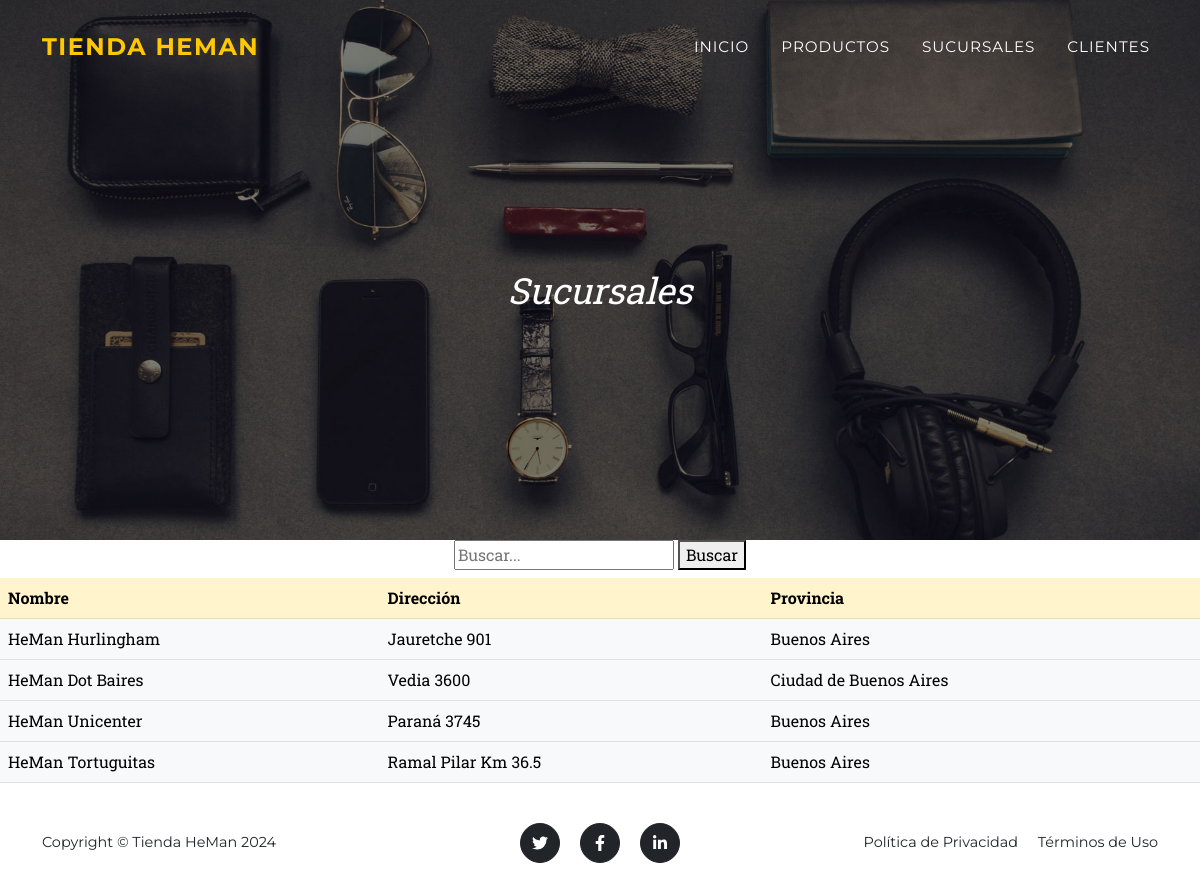
The app's page /sucursales/ with its own data.
### app_tienda/models.py (models this page shows, shortened)
class Sucursal(models.Model):
    nombre = models.CharField(max_length=100)
    direccion = models.CharField(max_length=100)
    provincia = models.CharField(max_length=100)

### app_tienda/views.py (the view)
# urls.py: path('sucursales/', sucursales, name="sucursales"),
def sucursales(request):
    query = request.GET.get("q")
    if query:
        sucursales = Sucursal.objects.filter(nombre__icontains=query)
    else:
        sucursales = Sucursal.objects.all()
    return render(request,"app_tienda/sucursal.html",{"sucursales":sucursales})

### app_tienda/templates/app_tienda/sucursal.html (shortened to what this page needs)
{% extends 'app_tienda/base.html' %}
{% load static %}
{% block content %}
<header class="masthead">
    <div class="container">
        <div class="masthead-subheading">Sucursales</div>
    </div>
</header>
<div class="d-flex flex-column align-items-center mb-2">
  <form action="" method="GET">
    <input type="text" name="q" placeholder="Buscar..." required>
    <button type="submit">Buscar</button>
  </form>
</div>
<table class="table">
    <thead>
      <tr class="table-warning">
        <th scope="col">Nombre</th>
        <th scope="col">Dirección</th>
		<th scope="col">Provincia</th>
      </tr>
    </thead>
    <tbody>
    {% for sucursal in sucursales %}
      <tr class="table-light">
        <td>{{sucursal.nombre}}</td>
        <td>{{sucursal.direccion}}</td>
		<td>{{sucursal.provincia}}</td>
        {% endfor %}
      </tr>
    </tbody>
  </table>
{% endblock%}

### records on screen
Sucursal: nombre "HeMan Hurlingham", direccion "Jauretche 901", provincia "Buenos Aires"
Sucursal: nombre "HeMan Dot Baires", direccion "Vedia 3600", provincia "Ciudad de Buenos Aires"
Sucursal: nombre "HeMan Unicenter", direccion "Paraná 3745", provincia "Buenos Aires"
Sucursal: nombre "HeMan Tortuguitas", direccion "Ramal Pilar Km 36.5", provincia "Buenos Aires"
